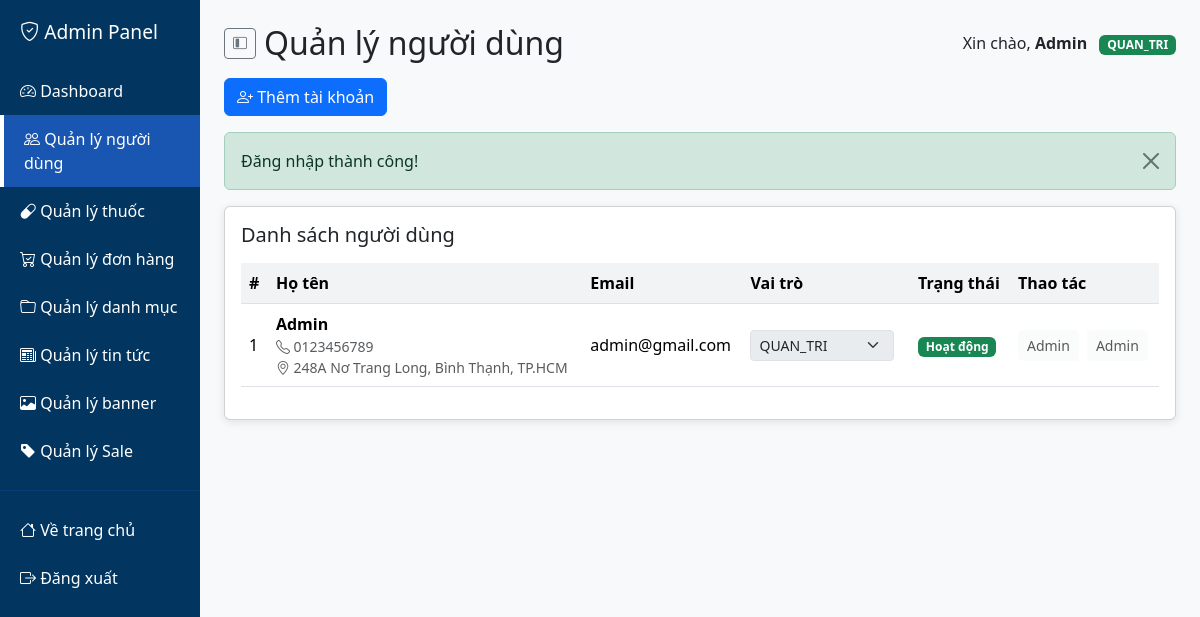
The page /DC22V7N553/index.php?page=admin_users (signed in) on the database its author committed.
### tables this page shows
CREATE TABLE nguoi_dung (
    ma_nguoi_dung   INT AUTO_INCREMENT PRIMARY KEY,
    ho_ten          VARCHAR(100) NOT NULL,
    email           VARCHAR(100) NOT NULL UNIQUE,
    mat_khau        VARCHAR(255) NOT NULL,
    so_dien_thoai   VARCHAR(20),
    dia_chi         VARCHAR(255),
    ma_vai_tro      INT NOT NULL,
    trang_thai      TINYINT(1) NOT NULL DEFAULT 1,  
    ngay_tao        DATETIME NOT NULL DEFAULT CURRENT_TIMESTAMP,
    ngay_cap_nhat   DATETIME NULL ON UPDATE CURRENT_TIMESTAMP,

    CONSTRAINT fk_nguoi_dung_vai_tro
        FOREIGN KEY (ma_vai_tro) REFERENCES vai_tro(ma_vai_tro)
);

CREATE TABLE vai_tro (
    ma_vai_tro   INT AUTO_INCREMENT PRIMARY KEY,
    ten_vai_tro  VARCHAR(50) NOT NULL UNIQUE,   
    mo_ta        VARCHAR(255)
);

### DC22V7N553/app/controllers/AdminUserController.php (called while the page is built, shortened)
<?php
require_once __DIR__ . '/../models/NguoiDungModel.php';
require_once __DIR__ . '/../core/Auth.php';
require_once __DIR__ . '/../core/Session.php';
class AdminUserController
{
    private $model;
    public function __construct()
    {
        $this->model = new NguoiDungModel();
    }
    public function index()
    {
        $users = $this->model->layTatCa();
        $roles = $this->model->layTatCaVaiTro();
        require __DIR__ . '/../views/admin/users.php';
    }
}

### DC22V7N553/app/core/Session.php (called while the page is built, shortened)
<?php
class Session
{
    public static function get($key, $default = null)
    {
        return $_SESSION[$key] ?? $default;
    }
    public static function has($key)
    {
        return isset($_SESSION[$key]);
    }
    public static function getFlash($key)
    {
        $message = self::get('flash_' . $key);
        return $message;
    }
}

### DC22V7N553/app/core/Auth.php (called while the page is built, shortened)
<?php
require_once __DIR__ . '/Session.php';
class Auth
{
    public static function check()
    {
        return Session::has('user_id');
    }
    public static function user()
    {
        return [
            'id' => Session::get('user_id'),
            'ma_nguoi_dung' => Session::get('user_id'),
            'email' => Session::get('user_email'),
            'name' => Session::get('user_name'),
            'role' => Session::get('user_role')
        ];
    }
}

### DC22V7N553/app/core/Model.php (called while the page is built, shortened)
<?php
require_once __DIR__ . '/Database.php';
class Model
{
    public function __construct()
    {
        $this->db = Database::getInstance()->getConnection();
    }
}

### DC22V7N553/app/core/Database.php (called while the page is built)
<?php
class Database
{
    private static $instance = null;
    private $connection;
    private function __construct()
    {
        $host = DB_HOST;
        $db = DB_NAME;
        $user = DB_USER;
        $pass = DB_PASS;
        try {
            $this->connection = new PDO("mysql:host=$host;dbname=$db;charset=utf8", $user, $pass);
            $this->connection->setAttribute(PDO::ATTR_ERRMODE, PDO::ERRMODE_EXCEPTION);
        } catch (PDOException $e) {
            die("Kết nối database thất bại: " . $e->getMessage());
        }
    }
    public static function getInstance()
    {
        if (self::$instance == null) {
            self::$instance = new Database();
        }
        return self::$instance;
    }
    public function getConnection()
    {
        return $this->connection;
    }
}

### DC22V7N553/app/models/NguoiDungModel.php (called while the page is built, shortened)
<?php
require_once __DIR__ . '/../core/Model.php';
class NguoiDungModel extends Model
{
    public function layTatCa($limit = null, $offset = 0)
    {
        $sql = "SELECT n.*, v.ten_vai_tro, v.mo_ta as mo_ta_vai_tro
                FROM nguoi_dung n
                JOIN vai_tro v ON n.ma_vai_tro = v.ma_vai_tro
                ORDER BY n.ngay_tao DESC";
        $stmt = $this->db->prepare($sql);
        $stmt->execute();
        return $stmt->fetchAll(PDO::FETCH_ASSOC);
    }
    public function layTatCaVaiTro()
    {
        $sql = "SELECT * FROM vai_tro ORDER BY ten_vai_tro";
        $stmt = $this->db->query($sql);
        return $stmt->fetchAll(PDO::FETCH_ASSOC);
    }
}

### DC22V7N553/app/views/admin/users.php (the view, shortened to what this page needs)
<?php
require_once __DIR__ . '/../../core/Session.php';
require_once __DIR__ . '/../../core/Auth.php';
$user = Auth::user();
$success = Session::getFlash('success');
?>
<!DOCTYPE html>
<html lang="vi">
<head>
    <link rel="stylesheet" href="https://cdn.jsdelivr.net/npm/bootstrap@5.3.2/dist/css/bootstrap.min.css">
    <link rel="stylesheet" href="https://cdn.jsdelivr.net/npm/bootstrap-icons@1.11.0/font/bootstrap-icons.css">
</head>
<body>
    <div class="container-fluid p-0">
        <div class="row g-0">
            <div class="sidebar" id="sidebar">
                <h4 class="mb-4"><i class="bi bi-shield-check"></i> Admin Panel</h4>
                <a href="index.php?page=admin"><i class="bi bi-speedometer2"></i> <span class="label">Dashboard</span></a>
                <a href="index.php?page=admin_users" class="active"><i class="bi bi-people"></i> <span class="label">Quản lý người dùng</span></a>
                <a href="index.php?page=admin_thuoc"><i class="bi bi-capsule"></i> <span class="label">Quản lý thuốc</span></a>
                <a href="index.php?page=admin_donhang"><i class="bi bi-cart-check"></i> <span class="label">Quản lý đơn hàng</span></a>
                <a href="index.php?page=admin_danhmuc"><i class="bi bi-folder"></i> <span class="label">Quản lý danh mục</span></a>
                <a href="index.php?page=admin_tintuc"><i class="bi bi-newspaper"></i> <span class="label">Quản lý tin tức</span></a>
                <a href="index.php?page=admin_banner"><i class="bi bi-image"></i> <span class="label">Quản lý banner</span></a>
                <a href="index.php?page=admin_sale"><i class="bi bi-tag-fill"></i> <span class="label">Quản lý Sale</span></a>
                <hr style="border-color: #1956b2;">
                <a href="index.php?page=trangchu"><i class="bi bi-house"></i> <span class="label">Về trang chủ</span></a>
                <a href="index.php?action=auth_logout"><i class="bi bi-box-arrow-right"></i> <span class="label">Đăng xuất</span></a>
            </div>
            <div class="main-content" id="mainContent">
                <div class="content-wrapper">
                <div class="d-flex justify-content-between align-items-center mb-3 toolbar">
                    <div class="d-flex align-items-center gap-2">
                        <button class="btn btn-outline-secondary btn-sm" id="toggleSidebar" type="button"><i class="bi bi-layout-sidebar-inset"></i></button>
                        <h2 class="mb-0">Quản lý người dùng</h2>
                    </div>
                    <div>
                        <span>Xin chào, <strong><?= htmlspecialchars($user['name']) ?></strong></span>
                        <span class="badge bg-success ms-2"><?= htmlspecialchars($user['role']) ?></span>
                    </div>
                </div>
                <div class="d-flex justify-content-between align-items-center mb-3 toolbar">
                    <div>
                        <button class="btn btn-primary" type="button" data-bs-toggle="collapse" data-bs-target="#createUserCard" aria-expanded="false">
                            <i class="bi bi-person-plus"></i> Thêm tài khoản
                        </button>
                    </div>
                </div>
                <?php if ($success): ?>
                    <div class="alert alert-success alert-dismissible fade show">
                        <?= htmlspecialchars($success) ?>
                        <button type="button" class="btn-close" data-bs-dismiss="alert"></button>
                    </div>
                <?php endif; ?>
                <div class="card">
                    <div class="card-body">
                        <h5 class="card-title mb-3">Danh sách người dùng</h5>
                        <div class="table-responsive">
                            <table class="table table-hover align-middle">
                                <thead>
                                    <tr>
                                        <th>#</th>
                                        <th>Họ tên</th>
                                        <th>Email</th>
                                        <th>Vai trò</th>
                                        <th>Trạng thái</th>
                                        <th>Thao tác</th>
                                    </tr>
                                </thead>
                                <tbody>
                                    <?php if (empty($users)): ?>
                                        <tr><td colspan="6" class="text-center text-muted">Chưa có người dùng</td></tr>
                                    <?php else: ?>
                                        <?php foreach ($users as $u): ?>
                                            <tr>
                                                <td><?= (int)$u['ma_nguoi_dung'] ?></td>
                                                <td>
                                                    <div class="fw-semibold"><?= htmlspecialchars($u['ho_ten']) ?></div>
                                                    <?php if (!empty($u['so_dien_thoai'])): ?>
                                                        <div class="text-muted small"><i class="bi bi-telephone"></i> <?= htmlspecialchars($u['so_dien_thoai']) ?></div>
                                                    <?php endif; ?>
                                                    <?php if (!empty($u['dia_chi'])): ?>
                                                        <div class="text-muted small"><i class="bi bi-geo-alt"></i> <?= htmlspecialchars($u['dia_chi']) ?></div>
                                                    <?php endif; ?>
                                                </td>
                                                <td><?= htmlspecialchars($u['email']) ?></td>
                                                <td>
                                                    <form class="d-flex align-items-center" method="POST" action="index.php?action=admin_user_update_role">
                                                        <select name="ma_vai_tro" class="form-select form-select-sm me-2" <?= ($u['ten_vai_tro'] === 'QUAN_TRI') ? 'disabled' : '' ?>>
                                                            <?php foreach ($roles as $role): ?>
                                                                <option value="<?= $role['ma_vai_tro'] ?>" <?= ($role['ma_vai_tro'] == $u['ma_vai_tro']) ? 'selected' : '' ?>>
                                                                    <?= htmlspecialchars($role['ten_vai_tro']) ?>
                                                                </option>
                                                            <?php endforeach; ?>
                                                        </select>
                                                    </form>
                                                </td>
                                                <td>
                                                    <?php if ((int)$u['trang_thai'] === 1): ?>
                                                        <span class="badge bg-success">Hoạt động</span>
                                                    <?php else: ?>
                                                        <span class="badge bg-secondary">Khóa</span>
                                                    <?php endif; ?>
                                                </td>
                                                <td>
                                                    <div class="d-flex gap-2">
                                                        <form method="POST" action="index.php?action=admin_user_toggle_status" onsubmit="return confirm('Bạn có chắc muốn thay đổi trạng thái?');">
                                                            <?php if ($u['ten_vai_tro'] !== 'QUAN_TRI'): ?>
                                                                <button type="submit" class="btn btn-sm <?= $u['trang_thai'] ? 'btn-warning' : 'btn-success' ?>">
                                                                    <?= $u['trang_thai'] ? 'Khóa' : 'Mở khóa' ?>
                                                                </button>
                                                            <?php else: ?>
                                                                <button type="button" class="btn btn-sm btn-light" disabled>Admin</button>
                                                            <?php endif; ?>
                                                        </form>
                                                        <form method="POST" action="index.php?action=admin_user_delete" onsubmit="return confirm('Bạn có chắc muốn xóa người dùng này?');">
                                                            <?php if ($u['ten_vai_tro'] !== 'QUAN_TRI'): ?>
                                                                <button type="submit" class="btn btn-sm btn-outline-danger">Xóa</button>
                                                            <?php else: ?>
                                                                <button type="button" class="btn btn-sm btn-light" disabled>Admin</button>
                                                            <?php endif; ?>
                                                        </form>
                                                    </div>
                                                </td>
                                            </tr>
                                        <?php endforeach; ?>
                                    <?php endif; ?>
                                </tbody>
                            </table>
                        </div>
                    </div>
                </div>
            </div>
        </div>
    </div>
</body>
</html>

### rows shown on the page
nguoi_dung: ho_ten "Admin", ma_vai_tro.ten_vai_tro "QUAN_TRI", ma_nguoi_dung "1", so_dien_thoai "0123456789", dia_chi "248A Nơ Trang Long, Bình Thạnh, TP.HCM", email "admin@gmail.com", ma_vai_tro "QUAN_TRI", trang_thai "Hoạt động"

### other values the page prints
$success "Đăng nhập thành công!"
